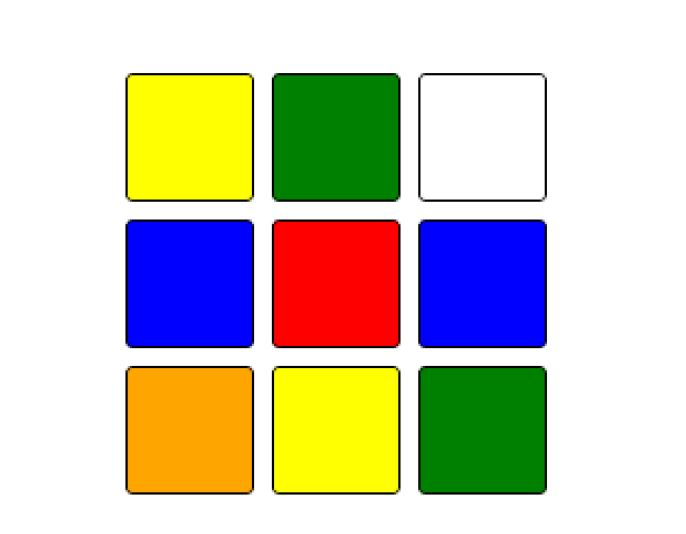
#> input picture source/testImage.JPG, 686 x 534 px, found by its file name
$ python temp.py
#> lines starting #> are read from the running program, lines starting #| are printed output that depends on the picture; after the words box and inside, x2 and y2 are one past the last pixel; in counts of white or black regions, pixels touching at a corner belong together
# Python code for Multiple Color Detection

'''
    HSV Ranges for color :
        - Blue : hMin, sMin, vMin, hMax, sMax, vMax =  116 , 233 , 239 , 120 , 255 , 255
        - Yellow : hMin, sMin, vMin, hMax, sMax, vMax =  29 , 46 , 0 , 35 , 255 , 255
        - Green : hMin, sMin, vMin, hMax, sMax, vMax =  56 , 176 , 64 , 63 , 255 , 255
        - White (add area filter) : hMin, sMin, vMin, hMax, sMax, vMax =  0 , 0 , 255 , 0 , 0 , 255
        - Red : hMin, sMin, vMin, hMax, sMax, vMax =  0 , 60 , 150 , 16 , 255 , 255
        - Orange : hMin, sMin, vMin, hMax, sMax, vMax =  5 , 144 , 33 , 21 , 255 , 255
'''

import numpy as np
import cv2

imageFrame = cv2.imread('testImage.jpg')
#> imageFrame is the input picture: shape (534, 686, 3); mean B, G, R 184.1, 201.5, 205.2

img = imageFrame[73:203, 417:549]
# cv2.imshow("temp", img)

hsvFrame = cv2.cvtColor(imageFrame, cv2.COLOR_BGR2HSV)
#> hsvFrame: shape (534, 686, 3); mean H, S, V 24.9, 90.3, 237.3
whiteHSV = cv2.cvtColor(img, cv2.COLOR_BGR2HSV)
#> whiteHSV: shape (130, 132, 3); mean H, S, V 0, 0, 238.8

red_lower = np.array([0 , 60 , 150], np.uint8)
red_upper = np.array([16 , 255 , 255], np.uint8)
red_mask = cv2.inRange(hsvFrame, red_lower, red_upper)
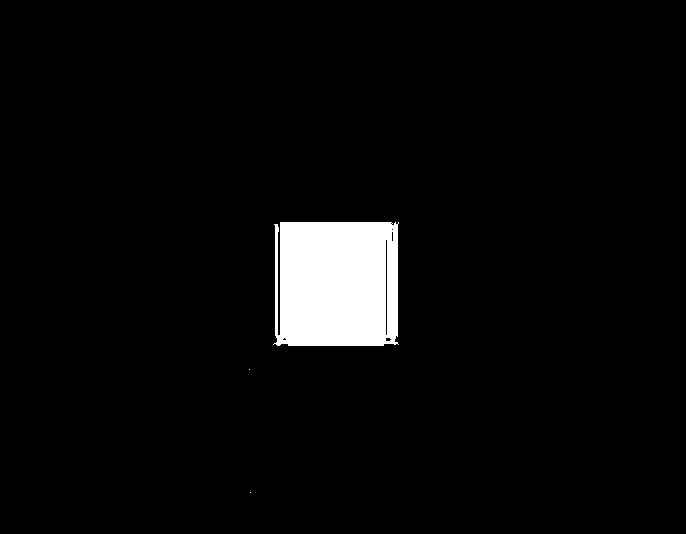
#> red_mask: shape (534, 686); 4% white; 3 white regions (2 under 20 px), largest, box (x1, y1, x2, y2) and area: (273, 222, 399, 346) 14829

green_lower = np.array([56 , 176 , 64], np.uint8)
green_upper = np.array([63 , 255 , 255], np.uint8)
green_mask = cv2.inRange(hsvFrame, green_lower, green_upper)
#> green_mask: shape (534, 686); 8.4% white; 2 white regions, box (x1, y1, x2, y2) and area: (420, 368, 545, 493) 15479, (274, 75, 399, 200) 15473

blue_lower = np.array([116 , 233 , 239], np.uint8)
blue_upper = np.array([120 , 255 , 255], np.uint8)
blue_mask = cv2.inRange(hsvFrame, blue_lower, blue_upper)
#> blue_mask: shape (534, 686); 7.9% white; 3 white regions (1 under 20 px), largest, box (x1, y1, x2, y2) and area: (129, 223, 251, 345) 14500, (422, 223, 543, 345) 14480

orange_lower = np.array([5 , 144 , 33], np.uint8)
orange_upper = np.array([21 , 255 , 255], np.uint8)
orange_mask = cv2.inRange(hsvFrame, orange_lower, orange_upper)
#> orange_mask: shape (534, 686); 4.3% white; 4 white regions (3 under 20 px), largest, box (x1, y1, x2, y2) and area: (127, 367, 253, 494) 15617

yellow_lower = np.array([29 , 46 , 0], np.uint8)
yellow_upper = np.array([35 , 255 , 255], np.uint8)
yellow_mask = cv2.inRange(hsvFrame, yellow_lower, yellow_upper)
#> yellow_mask: shape (534, 686); 8.5% white; 12 white regions (10 under 20 px), largest, box (x1, y1, x2, y2) and area: (125, 74, 254, 201) 15637, (273, 366, 400, 494) 15579

white_lower = np.array([0 , 0 , 255], np.uint8)
white_upper = np.array([0 , 0 , 255], np.uint8)
white_mask = cv2.inRange(whiteHSV, white_lower, white_upper)
#> white_mask: shape (130, 132); 85.9% white; 6 black regions (4 under 20 px), largest, box (x1, y1, x2, y2) and area: (0, 0, 132, 130) 2307, (14, 119, 119, 122) 106

kernal = np.ones((5, 5), "uint8")

red_mask = cv2.dilate(red_mask, kernal)
#> red_mask: shape (534, 686); 4.4% white; 3 white regions, box (x1, y1, x2, y2) and area: (271, 220, 401, 348) 16239, (247, 367, 252, 372) 25, (248, 490, 253, 495) 25
res_red = cv2.bitwise_and(imageFrame, imageFrame,mask=red_mask)

green_mask = cv2.dilate(green_mask, kernal)
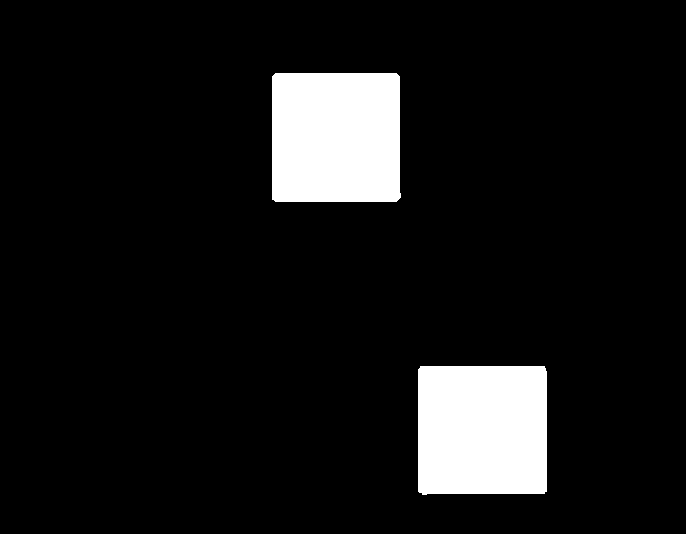
#> green_mask: shape (534, 686); 9% white; 2 white regions, box (x1, y1, x2, y2) and area: (418, 366, 547, 495) 16496, (272, 73, 401, 202) 16494
res_green = cv2.bitwise_and(imageFrame, imageFrame,mask=green_mask)
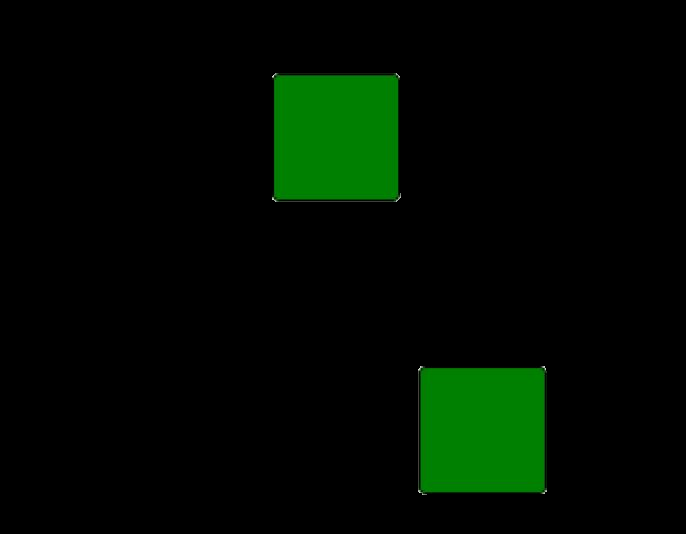
#> res_green: shape (534, 686, 3); mean B, G, R 0.2, 10.9, 0.2

blue_mask = cv2.dilate(blue_mask, kernal)
#> blue_mask: shape (534, 686); 8.5% white; 2 white regions, box (x1, y1, x2, y2) and area: (127, 221, 253, 347) 15506, (420, 221, 545, 347) 15499
res_blue = cv2.bitwise_and(imageFrame, imageFrame,mask=blue_mask)
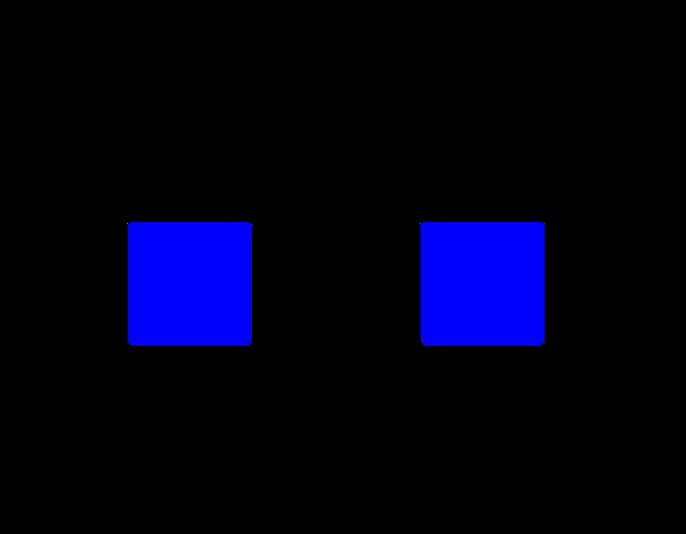
#> res_blue: shape (534, 686, 3); mean B, G, R 21.2, 0, 0

orange_mask = cv2.dilate(orange_mask, kernal)
#> orange_mask: shape (534, 686); 4.6% white; 4 white regions, box (x1, y1, x2, y2) and area: (125, 365, 255, 496) 16659, (396, 340, 402, 346) 35, (270, 340, 276, 346) 34, (244, 71, 249, 76) 25
res_orange = cv2.bitwise_and(imageFrame, imageFrame,mask=orange_mask)

yellow_mask = cv2.dilate(yellow_mask, kernal)
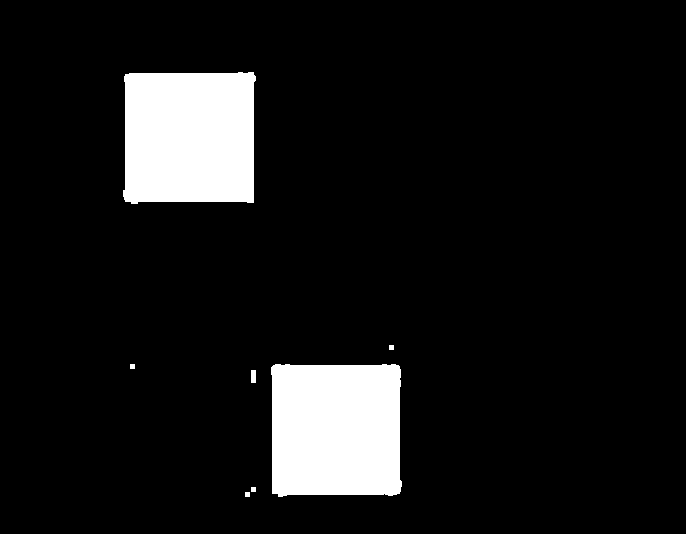
#> yellow_mask: shape (534, 686); 9.2% white; 7 white regions, largest, box (x1, y1, x2, y2) and area: (271, 364, 402, 497) 16710, (123, 72, 256, 204) 16704, (251, 370, 256, 383) 65
res_yellow = cv2.bitwise_and(imageFrame, imageFrame,mask=yellow_mask)
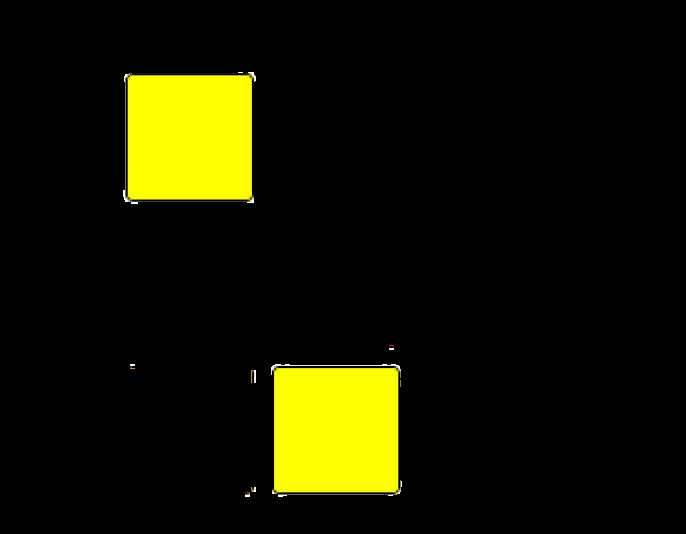
#> res_yellow: shape (534, 686, 3); mean B, G, R 0.6, 21.8, 21.9

white_mask = cv2.dilate(white_mask, kernal)
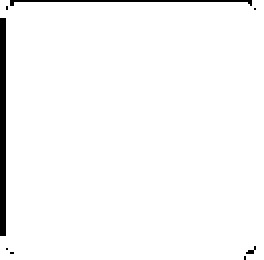
#> white_mask: shape (130, 132) (shown 2 times larger); 97.2% white; 8 black regions (6 under 20 px), largest, box (x1, y1, x2, y2) and area: (0, 9, 3, 118) 327, (5, 0, 126, 3) 128
#> (the run stopped early here; a loop or call above may not have finished)
